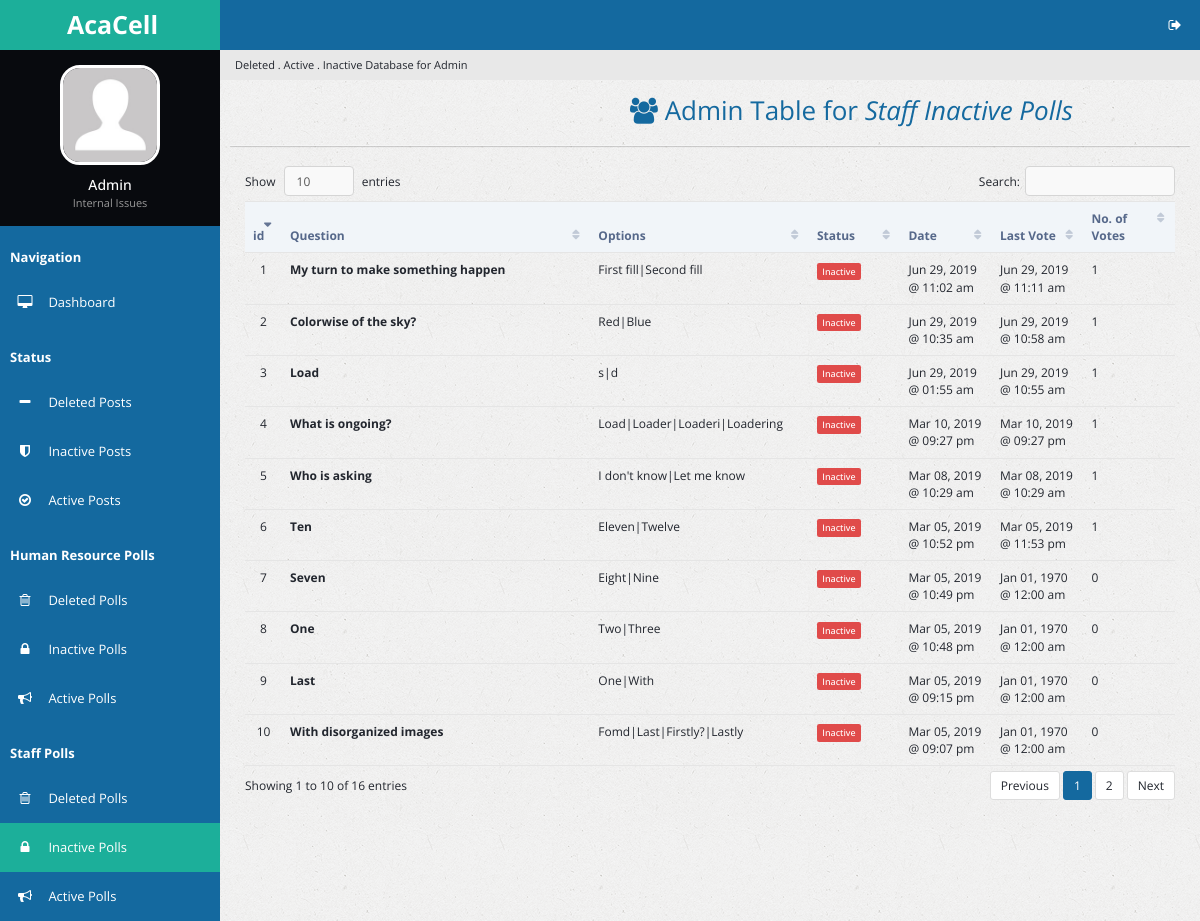
Screenshot of /staffinactpolls.php (signed in) with the database file from the repository.
### tables this page shows
CREATE TABLE `poll` (
  `p_id` int(32) NOT NULL,
  `p_question` text NOT NULL,
  `date_created` double NOT NULL,
  `p_options` varchar(250) NOT NULL,
  `p_votes` varchar(250) NOT NULL DEFAULT '0',
  `p_number_options` tinyint(3) NOT NULL,
  `date_stop_display` double DEFAULT NULL,
  `p_voters` int(11) DEFAULT '0',
  `p_last_vote_date` double DEFAULT '0',
  `u_id` int(11) NOT NULL DEFAULT '0',
  `u_fname` varchar(64) NOT NULL DEFAULT 'HR',
  `table_type` varchar(16) NOT NULL DEFAULT 'poll',
  `p_views` int(16) NOT NULL DEFAULT '0'
);

### staffinactpolls.php (the view, shortened to what this page needs)
<?php
include 'handlers/dbcon.php';
$curr_time = time();
if (isset($_SESSION['loggedin']) && isset($_SESSION['adminpanel'])) {
?>
<!DOCTYPE html>
<html lang="en">
<head>
        <link rel="stylesheet" type="text/css" id="theme" href="css/theme-default.css"/>
    </head>
    <body>
        <div class="page-container">
            <div class="page-sidebar">
                <ul class="x-navigation">
                    <li class="xn-logo">
                        <a href="table-export.php"><b>AcaCell</b></a>
                    </li>
                    <li class="xn-profile">
                        <div class="profile">
                            <div class="profile-image">
                                <img src="assets/images/users/avatar.jpg" alt="John Doe"/>
                            </div>
                            <div class="profile-data">
                                <div class="profile-data-name">Admin</div>
                                <div class="profile-data-title">Internal Issues</div>
                            </div>
                        </div>
                    </li>
                   <li class="xn-title"><b>Navigation</b></li>
                    <li>
                        <a href="admin.php"><span class="fa fa-desktop" style="color: white;"></span> <span class="xn-text" style="color: white;">Dashboard</span></a>
                    </li>
                    <li class="xn-title"><b>Status</b></li>
                    <li>
                        <a href="delposts.php"><span class="fa fa-minus" style="color: white;"></span> <span class="xn-text" style="color: white;">Deleted Posts</span></a>
                    </li>
                    <li>
                        <a href="inactposts.php"><span class="fa fa-shield" style="color: white;"></span> <span class="xn-text" style="color: white;">Inactive Posts</span></a>
                    </li>
                    <li>
                        <a href="actposts.php"><span class="fa fa-check-circle-o" style="color: white;"></span> <span class="xn-text" style="color: white;">Active Posts</span></a>
                    </li>
                    <li class="xn-title"><b>Human Resource Polls</b></li>
                    <li>
                       <a href="delpolls.php"><span class="fa fa-trash-o" style="color: white;"></span> <span class="xn-text" style="color: white;">Deleted Polls</span></a>
                   </li>
                    <li>
                       <a href="inactpolls.php"><span class="fa fa-lock" style="color: white;"></span> <span class="xn-text" style="color: white;">Inactive Polls</span></a>
                   </li>
                   <li>
                       <a href="actpolls.php"><span class="fa fa-bullhorn" style="color: white;"></span> <span class="xn-text" style="color: white;">Active Polls</span></a>
                   </li>
                   <li class="xn-title"><b>Staff Polls</b></li>
                     <li>
                        <a href="staffdelpolls.php"><span class="fa fa-trash-o" style="color: white;"></span> <span class="xn-text" style="color: white;">Deleted Polls</span></a>
                    </li>
                     <li  class="active">
                        <a href="staffinactpolls.php"><span class="fa fa-lock" style="color: white;"></span> <span class="xn-text" style="color: white;">Inactive Polls</span></a>
                    </li>
                    <li>
                        <a href="staffactpolls.php"><span class="fa fa-bullhorn" style="color: white;"></span> <span class="xn-text" style="color: white;">Active Polls</span></a>
                    </li>
                  </ul>
            </div>
            <div class="page-content">
                <ul class="x-navigation x-navigation-horizontal x-navigation-panel">
                    <li class="xn-icon-button pull-right">
                        <a href="#" class="mb-control" data-box="#mb-signout"><span class="fa fa-sign-out"></span></a>
                    </li>
                </ul>
                    <ul class="breadcrumb">
                    <li class="active">Deleted . Active . Inactive Database for Admin</li>
                </ul>
                <div class="page-title">
                    <h2><span class="fa fa-users" style="padding-left: 400px;"></span> Admin Table for <i>Staff Inactive Polls</b></i></h2>
                </div>
                <div class="page-content-wrap">
                    <div class="row">
                        <div class="col-md-12">
                            <div class="panel panel-default">
                                </div>
                                <div class="panel-body">
                                    <table id="customers2" class="table datatable">
                                        <thead>
                                          <tr>
                                            <th width="50">id</th>
                                            <th width="300">Question</th>
                                            <th width="100">Options</th>
                                            <th width="100">Status</th>
                                            <th width="100">Date</th>
                                            <th width="100">Last Vote</th>
                                            <th width="100">No. of Votes</th>
                                          </tr>
                                        </thead>
                                        <tbody>
                                          <?php
                                            $sql_delpolldisplay = "SELECT * FROM poll WHERE date_stop_display < $curr_time AND u_id > 0 ORDER BY date_created DESC";
                                            $success_delpolldisplay = mysqli_query($link, $sql_delpolldisplay);
                                            if ($success_delpolldisplay->num_rows > 0) {
                                              $i = 1;
                                              while($rows = $success_delpolldisplay->fetch_assoc()){
                                          ?>
                                                <tr id="trow<?php echo $rows['p_id']; ?>">
                                                  <td class="text-center"> <?php echo $i; ?> </td>
                                                  <td><strong><?php echo $rows['p_question']; ?></strong></td>
                                                  <td><?php echo $rows['p_options']; ?></td>
                                                  <td><?php echo "<span class='label label-danger'>Inactive</span>";?></td>
                                                  <td><?php echo date("M d, Y @ h:i a", $rows['date_created']); ?></td>
                                                  <td><?php echo date("M d, Y @ h:i a", $rows['p_last_vote_date']); ?></td>
                                                  <td><?php echo $rows['p_voters']; ?></td>
                                                </tr>
                                          <?php
                                            $i++;
                                                }
                                              }
                                          ?>
                                            </tbody>
                                    </table>
                                </div>
                            </div>
                        </div>
                    </div>
                </div>
            </div>
    </body>
</html>
<?php
}else {
  header('location:admin.php');
}
 ?>

### rows the page displays
poll: p_question "My turn to make something happen", p_options "First fill|Second fill", date_created "Jun 29, 2019 @ 11:02 am", p_last_vote_date "Jun 29, 2019 @ 11:11 am", p_voters "1"
poll: p_question "Colorwise of the sky?", p_options "Red|Blue", date_created "Jun 29, 2019 @ 10:35 am", p_last_vote_date "Jun 29, 2019 @ 10:58 am", p_voters "1"
poll: p_question "Load", p_options "s|d", date_created "Jun 29, 2019 @ 01:55 am", p_last_vote_date "Jun 29, 2019 @ 10:55 am", p_voters "1"
poll: p_question "What is ongoing?", p_options "Load|Loader|Loaderi|Loadering", date_created "Mar 10, 2019 @ 09:27 pm", p_last_vote_date "Mar 10, 2019 @ 09:27 pm", p_voters "1"
poll: p_question "Who is asking", p_options "I don't know|Let me know", date_created "Mar 08, 2019 @ 10:29 am", p_last_vote_date "Mar 08, 2019 @ 10:29 am", p_voters "1"
poll: p_question "Ten", p_options "Eleven|Twelve", date_created "Mar 05, 2019 @ 10:52 pm", p_last_vote_date "Mar 05, 2019 @ 11:53 pm", p_voters "1"
poll: p_question "Seven", p_options "Eight|Nine", date_created "Mar 05, 2019 @ 10:49 pm", p_last_vote_date "Jan 01, 1970 @ 12:00 am", p_voters "0"
poll: p_question "One", p_options "Two|Three", date_created "Mar 05, 2019 @ 10:48 pm", p_last_vote_date "Jan 01, 1970 @ 12:00 am", p_voters "0"
poll: p_question "Last", p_options "One|With", date_created "Mar 05, 2019 @ 09:15 pm", p_last_vote_date "Jan 01, 1970 @ 12:00 am", p_voters "0"
poll: p_question "With disorganized images", p_options "Fomd|Last|Firstly?|Lastly", date_created "Mar 05, 2019 @ 09:07 pm", p_last_vote_date "Jan 01, 1970 @ 12:00 am", p_voters "0"
